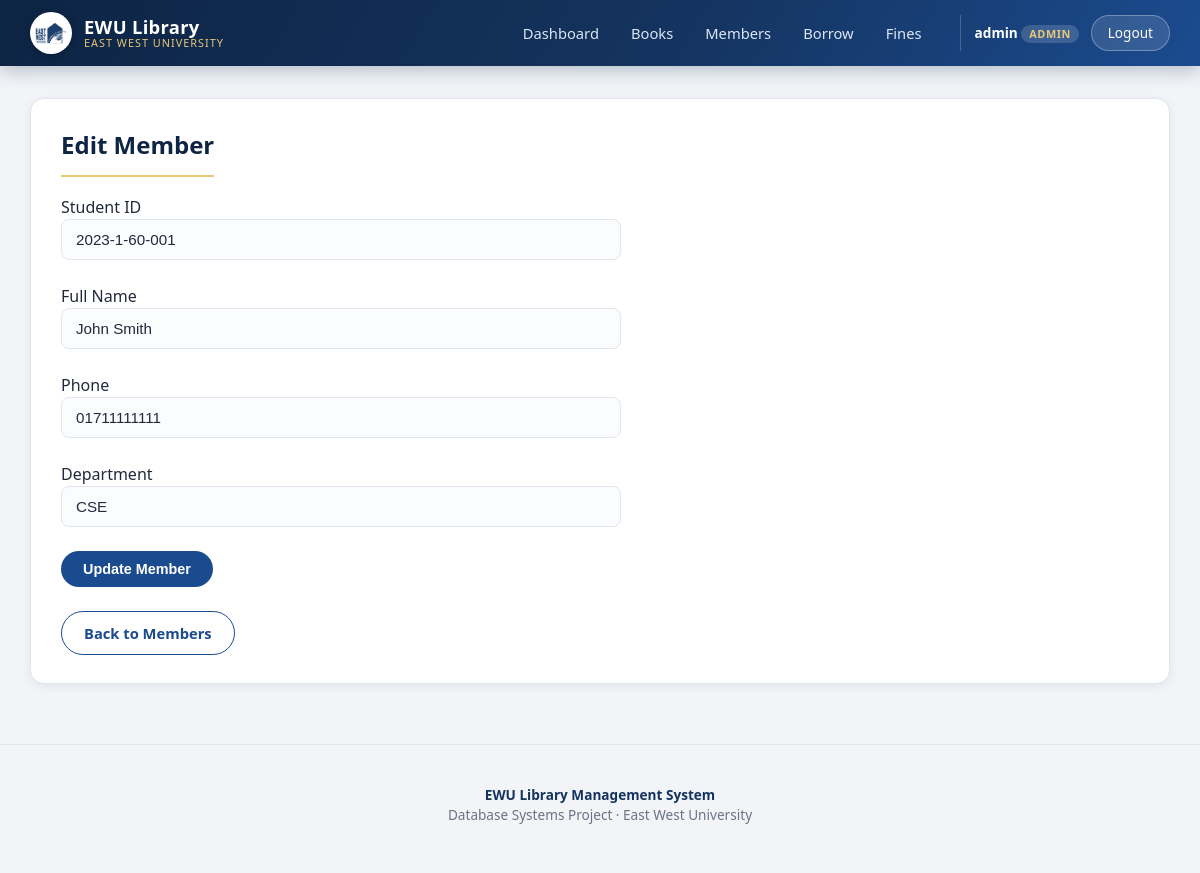
The app's page /edit_member.php?id=1 (signed in) with its own data.
### tables this page shows
CREATE TABLE `members` (
  `member_id` int(11) NOT NULL AUTO_INCREMENT,
  `user_id` int(11) NOT NULL,
  `student_id` varchar(20) NOT NULL,
  `full_name` varchar(100) NOT NULL,
  `phone` varchar(20) DEFAULT NULL,
  `department` varchar(50) DEFAULT NULL,
  PRIMARY KEY (`member_id`),
  UNIQUE KEY `user_id` (`user_id`),
  UNIQUE KEY `student_id` (`student_id`),
  CONSTRAINT `members_ibfk_1` FOREIGN KEY (`user_id`) REFERENCES `users` (`user_id`) ON DELETE CASCADE
);

### includes/functions.php (called while the page is built)
<?php
function h($value): string {
    return htmlspecialchars((string)($value ?? ''), ENT_QUOTES, 'UTF-8');
}

### edit_member.php (the view, shortened to what this page needs)
<?php
require_once __DIR__ . '/includes/functions.php';
require_once __DIR__ . '/includes/db_connect.php';
$id = (int)$_GET['id'];
$stmt = $conn->prepare("SELECT * FROM members WHERE member_id = ?");
$stmt->bind_param("i", $id);
$stmt->execute();
$row = $stmt->get_result()->fetch_assoc();
include 'header.php';
?>
<div class="card">
<h2>Edit Member</h2>
<form method="POST">
Student ID<br>
<input type="text" name="student_id" value="<?php echo h($row['student_id']); ?>" required>
<br><br>
Full Name<br>
<input type="text" name="full_name" value="<?php echo h($row['full_name']); ?>" required>
<br><br>
Phone<br>
<input type="text" name="phone" value="<?php echo h($row['phone']); ?>">
<br><br>
Department<br>
<input type="text" name="department" value="<?php echo h($row['department']); ?>">
<br><br>
<input type="submit" name="update" value="Update Member">
</form>
<br>
<a class="btn btn-outline" href="view_members.php">Back to Members</a>
</div>
<?php include 'footer.php'; ?>

### assets/css/style.css (style rules this page uses)
:root { --navy-dark: #0d2444; --navy: #14335e; --navy-mid: #1b4b8f; --blue: #2563a8; --blue-light: #4f8fd6; --gold: #c99a3a; --gold-light: #e6c876; --bg: #f2f4f8; --card-bg: #ffffff; --border: #e1e6ee; --text: #22293a; --text-muted: #6b7385; --success: #1e8a5f; --success-bg: #e5f7ef; --danger: #c93b3b; --danger-bg: #fdecec; --radius: 14px; --radius-sm: 8px; --shadow: 0 10px 30px -12px rgba(13, 36, 68, 0.25); --shadow-sm: 0 2px 10px rgba(13, 36, 68, 0.08); }
* { box-sizing: border-box; }
html, body { margin: 0; padding: 0; background: var(--bg); color: var(--text); font-family: 'Segoe UI', 'Poppins', Roboto, Arial, sans-serif; line-height: 1.5; }
a { color: var(--blue); text-decoration: none; }
h1, h2, h3 { color: var(--navy-dark); margin-top: 0; }
.card { background: var(--card-bg); border: 1px solid var(--border); border-radius: var(--radius); box-shadow: var(--shadow-sm); padding: 28px 30px; margin-bottom: 24px; }
.card h2 { margin-bottom: 18px; padding-bottom: 12px; border-bottom: 2px solid var(--gold-light); display: inline-block; }
.btn { display: inline-block; padding: 10px 22px; border-radius: 24px; font-size: 0.92rem; font-weight: 600; border: none; cursor: pointer; text-decoration: none !important; transition: transform 0.12s ease, box-shadow 0.12s ease, background 0.15s ease; }
.btn-outline { background: transparent; color: var(--navy-mid) !important; border: 1.5px solid var(--navy-mid); }
input[type="submit"], button[type="submit"], button { background: var(--navy-mid); color: #fff; border: none; padding: 10px 22px; border-radius: 24px; font-size: 0.9rem; font-weight: 600; cursor: pointer; transition: background 0.15s ease, transform 0.12s ease; }
form { max-width: 560px; }
input[type="text"], input[type="password"], input[type="number"], input[type="email"], input[type="date"], select, textarea { width: 100%; padding: 11px 14px; border: 1.5px solid var(--border); border-radius: var(--radius-sm); font-size: 0.95rem; color: var(--text); background: #fbfcfe; transition: border-color 0.15s ease, box-shadow 0.15s ease; }

### records on screen
members: student_id "2023-1-60-001", full_name "John Smith", phone "01711111111", department "CSE"

### other values on screen
$_SESSION['username'] "admin"
$_SESSION['role'] "ADMIN"
